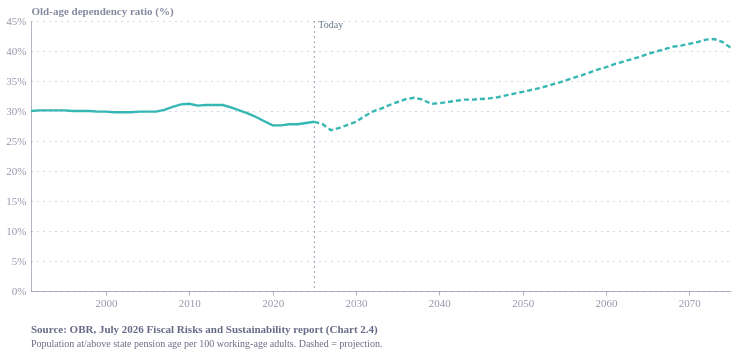

Here is the notebook cell this chart was saved with:
### Code cell
import pandas as pd
import altair as alt
from ecostyles import EcoStyles

styles = EcoStyles(); styles.register_and_enable_theme()

# Old-age dependency ratio: population at/above SPA per 100 working-age adults (16–SPA).
# Source: OBR July 2026 FRS, Chart 2.4 (exact annual data).
years = list(range(1991, 2076))
oadr = [30.0,30.1,30.1,30.1,30.1,30.0,30.0,30.0,29.9,29.9,29.8,29.8,29.8,29.9,29.9,
29.9,30.2,30.7,31.1,31.2,30.9,31.0,31.0,31.0,30.6,30.1,29.6,29.0,28.3,27.6,27.6,27.8,
27.8,28.0,28.2,27.8,26.8,27.2,27.7,28.2,29.1,29.9,30.4,31.0,31.5,32.0,32.2,31.9,31.2,
31.3,31.5,31.7,31.9,31.9,32.0,32.1,32.3,32.6,32.9,33.2,33.5,33.8,34.2,34.6,35.0,35.5,
35.9,36.4,36.9,37.3,37.8,38.2,38.6,39.0,39.5,39.9,40.3,40.7,40.9,41.2,41.5,41.9,42.0,
41.5,40.5]
df = pd.DataFrame({"year": years, "oadr": oadr})
df["date"] = pd.to_datetime(df["year"], format="%Y")
df["seg"] = df["year"].apply(lambda y: "projection" if y >= 2025 else "historical")
df["series"] = "x"

base = alt.Chart(df).encode(
    x=alt.X("date:T", axis=alt.Axis(format="%Y", tickCount=8), title=None),
    y=alt.Y("oadr:Q", scale=alt.Scale(domain=[0, 45]),
            title="Old-age dependency ratio (%)",
            axis=alt.Axis(labelExpr="datum.label + '%'")),
    color=alt.Color("series:N", legend=None))

hist = base.transform_filter("datum.year<=2025").mark_line(strokeWidth=2.4)
proj = base.transform_filter("datum.year>=2025").mark_line(strokeWidth=2.4, strokeDash=[5,3])

now = alt.Chart(pd.DataFrame({"date":pd.to_datetime(["2025-01-01"])})).mark_rule(
    color="#94a3b8", strokeDash=[2,3]).encode(x="date:T")
now_txt = alt.Chart(pd.DataFrame({"date":pd.to_datetime(["2025-01-01"]),"t":["Today"]})).mark_text(
    align="left", dx=4, dy=-4, fontSize=10, color="#64748b").encode(
    x="date:T", y=alt.value(8), text="t:N")

caption = alt.Title(
    text="Source: OBR, July 2026 Fiscal Risks and Sustainability report (Chart 2.4)",
    subtitle=[
        "Population at/above state pension age per 100 working-age adults. Dashed = projection.",
    ],
    orient="bottom", anchor="start", fontSize=11, subtitleFontSize=10,
    color="#676A86", subtitleColor="#676A86", dy=12)

chart = (
    (now + now_txt + hist + proj)
    .properties(width=700, height=270, title=caption)
    .configure(background="white", font="Circular Std")
    .configure_view(fill="transparent", stroke="transparent"))

styles.save(chart, path=".", name="dependency_ratio", svg=True)
chart.save("dependency_ratio.png", scale_factor=2.0)
chart

### Figure 1 — Vega-Lite specification as saved in the notebook (floating-point values rounded to 4 significant figures)
{"config": {"font": "Circular Std", "text": {"color": "#676A86", "align": "left", "baseline": "middle", "dx": 7, "dy": 0, "fontSize": 11}, "view": {"stroke": "transparent", "continuousWidth": 400, "continuousHeight": 300, "discreteWidth": 400, "discreteHeight": 300, "fill": "transparent"}, "range": {"category": ["#36B7B4", "#E6224B", "#F4C245", "#0063AF", "#00A767", "#179FDB", "#EB5C2E"], "diverging": ["#E6224B", "#E54753", "#C9C9C9", "#179FDB", "#122B39"], "heatmap": ["#C9C9C9", "#179FDB", "#0063AF", "#122B39"], "ordinal": ["#00A767", "#36B7B4", "#179FDB", "#0063AF", "#243B5A"]}, "bar": {"color": "#179fdb"}, "line": {"color": "#e6224b"}, "rule": {"color": "#676A86"}, "area": {"opacity": 0.3}, "point": {"filled": true, "size": 80, "color": "#e6224b", "opacity": 0.95}, "geoshape": {"stroke": "white", "strokeWidth": 0.3}, "rect": {"fill": "#d6d4d4", "opacity": 0.3}, "axis": {"labelColor": "#676A86", "labelFontSize": 11, "labelFont": "Circular Std", "labelOpacity": 0.7, "tickColor": "#676A86", "tickOpacity": 0.5, "domainColor": "#676A86", "domainOpacity": 0.5, "gridColor": "#676A86", "gridDash": [2, 2], "gridOpacity": 0.5, "title": null, "titleColor": "#676A86", "titleOpacity": 0.8, "tickSize": 4}, "axisXDiscrete": {"grid": false, "labelAngle": 0, "tickCount": 10, "tickOpacity": 0.5, "title": null}, "axisYDiscrete": {"ticks": false, "labelPadding": 5}, "axisXTemporal": {"grid": false, "ticks": true}, "axisXQuantitative": {"grid": true}, "axisYQuantitative": {"gridColor": "#676A86", "gridDash": [1, 5], "gridOpacity": 0.5, "ticks": false, "labelPadding": 5, "tickCount": 8, "titleAngle": 0, "titleAlign": "left", "titleBaseline": "bottom", "titleX": 0, "titleY": -5}, "title": {"color": "#676A86E6", "subtitleColor": "#676A86", "font": "Circular Std", "subtitleFont": "Circular Std", "anchor": "start", "fontSize": 14, "subtitleFontSize": 12, "subtitlePadding": 4, "offset": 0, "frame": "group"}, "legend": {"titleColor": "#122b39", "title": null, "labelColor": "#122b39", "labelFontSize": 11}, "background": "white"}, "layer": [{"data": {"name": "data-e5a286b800c4e41152e6ac8715d14624"}, "mark": {"type": "rule", "color": "#94a3b8", "strokeDash": [2, 3]}, "encoding": {"x": {"field": "date", "type": "temporal"}}}, {"data": {"name": "data-671531f9485e486a66b96b18fa176b82"}, "mark": {"type": "text", "align": "left", "color": "#64748b", "dx": 4, "dy": -4, "fontSize": 10}, "encoding": {"text": {"field": "t", "type": "nominal"}, "x": {"field": "date", "type": "temporal"}, "y": {"value": 8}}}, {"data": {"name": "data-68f2a90e564b83c47b506a00ead33657"}, "mark": {"type": "line", "strokeWidth": 2.4}, "encoding": {"color": {"field": "series", "legend": null, "type": "nominal"}, "x": {"axis": {"format": "%Y", "tickCount": 8}, "field": "date", "title": null, "type": "temporal"}, "y": {"axis": {"labelExpr": "datum.label + '%'"}, "field": "oadr", "scale": {"domain": [0, 45]}, "title": "Old-age dependency ratio (%)", "type": "quantitative"}}, "transform": [{"filter": "datum.year<=2025"}]}, {"data": {"name": "data-68f2a90e564b83c47b506a00ead33657"}, "mark": {"type": "line", "strokeDash": [5, 3], "strokeWidth": 2.4}, "encoding": {"color": {"field": "series", "legend": null, "type": "nominal"}, "x": {"axis": {"format": "%Y", "tickCount": 8}, "field": "date", "title": null, "type": "temporal"}, "y": {"axis": {"labelExpr": "datum.label + '%'"}, "field": "oadr", "scale": {"domain": [0, 45]}, "title": "Old-age dependency ratio (%)", "type": "quantitative"}}, "transform": [{"filter": "datum.year>=2025"}]}], "height": 270, "title": {"text": "Source: OBR, July 2026 Fiscal Risks and Sustainability report (Chart 2.4)", "anchor": "start", "color": "#676A86", "dy": 12, "fontSize": 11, "orient": "bottom", "subtitle": ["Population at/above state pension age per 100 working-age adults. Dashed = projection."], "subtitleColor": "#676A86", "subtitleFontSize": 10}, "width": 700, "$schema": "https://vega.github.io/schema/vega-lite/v6.4.1.json", "datasets": {"data-e5a286b800c4e41152e6ac8715d14624": [{"date": "2025-01-01T00:00:00"}], "data-671531f9485e486a66b96b18fa176b82": [{"date": "2025-01-01T00:00:00", "t": "Today"}], "data-68f2a90e564b83c47b506a00ead33657": [{"year": 1991, "oadr": 30.0, "date": "1991-01-01T00:00:00", "seg": "historical", "series": "x"}, {"year": 1992, "oadr": 30.1, "date": "1992-01-01T00:00:00", "seg": "historical", "series": "x"}, {"year": 1993, "oadr": 30.1, "date": "1993-01-01T00:00:00", "seg": "historical", "series": "x"}, {"year": 1994, "oadr": 30.1, "date": "1994-01-01T00:00:00", "seg": "historical", "series": "x"}, {"year": 1995, "oadr": 30.1, "date": "1995-01-01T00:00:00", "seg": "historical", "series": "x"}, {"year": 1996, "oadr": 30.0, "date": "1996-01-01T00:00:00", "seg": "historical", "series": "x"}, {"year": 1997, "oadr": 30.0, "date": "1997-01-01T00:00:00", "seg": "historical", "series": "x"}, {"year": 1998, "oadr": 30.0, "date": "1998-01-01T00:00:00", "seg": "historical", "series": "x"}, {"year": 1999, "oadr": 29.9, "date": "1999-01-01T00:00:00", "seg": "historical", "series": "x"}, {"year": 2000, "oadr": 29.9, "date": "2000-01-01T00:00:00", "seg": "historical", "series": "x"}, {"year": 2001, "oadr": 29.8, "date": "2001-01-01T00:00:00", "seg": "historical", "series": "x"}, {"year": 2002, "oadr": 29.8, "date": "2002-01-01T00:00:00", "seg": "historical", "series": "x"}, {"year": 2003, "oadr": 29.8, "date": "2003-01-01T00:00:00", "seg": "historical", "series": "x"}, {"year": 2004, "oadr": 29.9, "date": "2004-01-01T00:00:00", "seg": "historical", "series": "x"}, {"year": 2005, "oadr": 29.9, "date": "2005-01-01T00:00:00", "seg": "historical", "series": "x"}, {"year": 2006, "oadr": 29.9, "date": "2006-01-01T00:00:00", "seg": "historical", "series": "x"}, {"year": 2007, "oadr": 30.2, "date": "2007-01-01T00:00:00", "seg": "historical", "series": "x"}, {"year": 2008, "oadr": 30.7, "date": "2008-01-01T00:00:00", "seg": "historical", "series": "x"}, {"year": 2009, "oadr": 31.1, "date": "2009-01-01T00:00:00", "seg": "historical", "series": "x"}, {"year": 2010, "oadr": 31.2, "date": "2010-01-01T00:00:00", "seg": "historical", "series": "x"}, {"year": 2011, "oadr": 30.9, "date": "2011-01-01T00:00:00", "seg": "historical", "series": "x"}, {"year": 2012, "oadr": 31.0, "date": "2012-01-01T00:00:00", "seg": "historical", "series": "x"}, {"year": 2013, "oadr": 31.0, "date": "2013-01-01T00:00:00", "seg": "historical", "series": "x"}, {"year": 2014, "oadr": 31.0, "date": "2014-01-01T00:00:00", "seg": "historical", "series": "x"}, {"year": 2015, "oadr": 30.6, "date": "2015-01-01T00:00:00", "seg": "historical", "series": "x"}, {"year": 2016, "oadr": 30.1, "date": "2016-01-01T00:00:00", "seg": "historical", "series": "x"}, {"year": 2017, "oadr": 29.6, "date": "2017-01-01T00:00:00", "seg": "historical", "series": "x"}, {"year": 2018, "oadr": 29.0, "date": "2018-01-01T00:00:00", "seg": "historical", "series": "x"}, {"year": 2019, "oadr": 28.3, "date": "2019-01-01T00:00:00", "seg": "historical", "series": "x"}, {"year": 2020, "oadr": 27.6, "date": "2020-01-01T00:00:00", "seg": "historical", "series": "x"}, {"year": 2021, "oadr": 27.6, "date": "2021-01-01T00:00:00", "seg": "historical", "series": "x"}, {"year": 2022, "oadr": 27.8, "date": "2022-01-01T00:00:00", "seg": "historical", "series": "x"}, {"year": 2023, "oadr": 27.8, "date": "2023-01-01T00:00:00", "seg": "historical", "series": "x"}, {"year": 2024, "oadr": 28.0, "date": "2024-01-01T00:00:00", "seg": "historical", "series": "x"}, {"year": 2025, "oadr": 28.2, "date": "2025-01-01T00:00:00", "seg": "projection", "series": "x"}, {"year": 2026, "oadr": 27.8, "date": "2026-01-01T00:00:00", "seg": "projection", "series": "x"}, {"year": 2027, "oadr": 26.8, "date": "2027-01-01T00:00:00", "seg": "projection", "series": "x"}, {"year": 2028, "oadr": 27.2, "date": "2028-01-01T00:00:00", "seg": "projection", "series": "x"}, {"year": 2029, "oadr": 27.7, "date": "2029-01-01T00:00:00", "seg": "projection", "series": "x"}, {"year": 2030, "oadr": 28.2, "date": "2030-01-01T00:00:00", "seg": "projection", "series": "x"}, {"year": 2031, "oadr": 29.1, "date": "2031-01-01T00:00:00", "seg": "projection", "series": "x"}, {"year": 2032, "oadr": 29.9, "date": "2032-01-01T00:00:00", "seg": "projection", "series": "x"}, {"year": 2033, "oadr": 30.4, "date": "2033-01-01T00:00:00", "seg": "projection", "series": "x"}, {"year": 2034, "oadr": 31.0, "date": "2034-01-01T00:00:00", "seg": "projection", "series": "x"}, {"year": 2035, "oadr": 31.5, "date": "2035-01-01T00:00:00", "seg": "projection", "series": "x"}, {"year": 2036, "oadr": 32.0, "date": "2036-01-01T00:00:00", "seg": "projection", "series": "x"}, {"year": 2037, "oadr": 32.2, "date": "2037-01-01T00:00:00", "seg": "projection", "series": "x"}, {"year": 2038, "oadr": 31.9, "date": "2038-01-01T00:00:00", "seg": "projection", "series": "x"}, {"year": 2039, "oadr": 31.2, "date": "2039-01-01T00:00:00", "seg": "projection", "series": "x"}, {"year": 2040, "oadr": 31.3, "date": "2040-01-01T00:00:00", "seg": "projection", "series": "x"}, {"year": 2041, "oadr": 31.5, "date": "2041-01-01T00:00:00", "seg": "projection", "series": "x"}, {"year": 2042, "oadr": 31.7, "date": "2042-01-01T00:00:00", "seg": "projection", "series": "x"}, {"year": 2043, "oadr": 31.9, "date": "2043-01-01T00:00:00", "seg": "projection", "series": "x"}, {"year": 2044, "oadr": 31.9, "date": "2044-01-01T00:00:00", "seg": "projection", "series": "x"}, {"year": 2045, "oadr": 32.0, "date": "2045-01-01T00:00:00", "seg": "projection", "series": "x"}, {"year": 2046, "oadr": 32.1, "date": "2046-01-01T00:00:00", "seg": "projection", "series": "x"}, {"year": 2047, "oadr": 32.3, "date": "2047-01-01T00:00:00", "seg": "projection", "series": "x"}, {"year": 2048, "oadr": 32.6, "date": "2048-01-01T00:00:00", "seg": "projection", "series": "x"}, {"year": 2049, "oadr": 32.9, "date": "2049-01-01T00:00:00", "seg": "projection", "series": "x"}, {"year": 2050, "oadr": 33.2, "date": "2050-01-01T00:00:00", "seg": "projection", "series": "x"}, {"year": 2051, "oadr": 33.5, "date": "2051-01-01T00:00:00", "seg": "projection", "series": "x"}, {"year": 2052, "oadr": 33.8, "date": "2052-01-01T00:00:00", "seg": "projection", "series": "x"}, {"year": 2053, "oadr": 34.2, "date": "2053-01-01T00:00:00", "seg": "projection", "series": "x"}, {"year": 2054, "oadr": 34.6, "date": "2054-01-01T00:00:00", "seg": "projection", "series": "x"}, {"year": 2055, "oadr": 35.0, "date": "2055-01-01T00:00:00", "seg": "projection", "series": "x"}, {"year": 2056, "oadr": 35.5, "date": "2056-01-01T00:00:00", "seg": "projection", "series": "x"}, {"year": 2057, "oadr": 35.9, "date": "2057-01-01T00:00:00", "seg": "projection", "series": "x"}, {"year": 2058, "oadr": 36.4, "date": "2058-01-01T00:00:00", "seg": "projection", "series": "x"}, {"year": 2059, "oadr": 36.9, "date": "2059-01-01T00:00:00", "seg": "projection", "series": "x"}, {"year": 2060, "oadr": 37.3, "date": "2060-01-01T00:00:00", "seg": "projection", "series": "x"}, {"year": 2061, "oadr": 37.8, "date": "2061-01-01T00:00:00", "seg": "projection", "series": "x"}, {"year": 2062, "oadr": 38.2, "date": "2062-01-01T00:00:00", "seg": "projection", "series": "x"}, {"year": 2063, "oadr": 38.6, "date": "2063-01-01T00:00:00", "seg": "projection", "series": "x"}, {"year": 2064, "oadr": 39.0, "date": "2064-01-01T00:00:00", "seg": "projection", "series": "x"}, {"year": 2065, "oadr": 39.5, "date": "2065-01-01T00:00:00", "seg": "projection", "series": "x"}, {"year": 2066, "oadr": 39.9, "date": "2066-01-01T00:00:00", "seg": "projection", "series": "x"}, {"year": 2067, "oadr": 40.3, "date": "2067-01-01T00:00:00", "seg": "projection", "series": "x"}, {"year": 2068, "oadr": 40.7, "date": "2068-01-01T00:00:00", "seg": "projection", "series": "x"}, {"year": 2069, "oadr": 40.9, "date": "2069-01-01T00:00:00", "seg": "projection", "series": "x"}, {"year": 2070, "oadr": 41.2, "date": "2070-01-01T00:00:00", "seg": "projection", "series": "x"}, {"year": 2071, "oadr": 41.5, "date": "2071-01-01T00:00:00", "seg": "projection", "series": "x"}, {"year": 2072, "oadr": 41.9, "date": "2072-01-01T00:00:00", "seg": "projection", "series": "x"}, {"year": 2073, "oadr": 42.0, "date": "2073-01-01T00:00:00", "seg": "projection", "series": "x"}, {"year": 2074, "oadr": 41.5, "date": "2074-01-01T00:00:00", "seg": "projection", "series": "x"}, {"year": 2075, "oadr": 40.5, "date": "2075-01-01T00:00:00", "seg": "projection", "series": "x"}]}}
